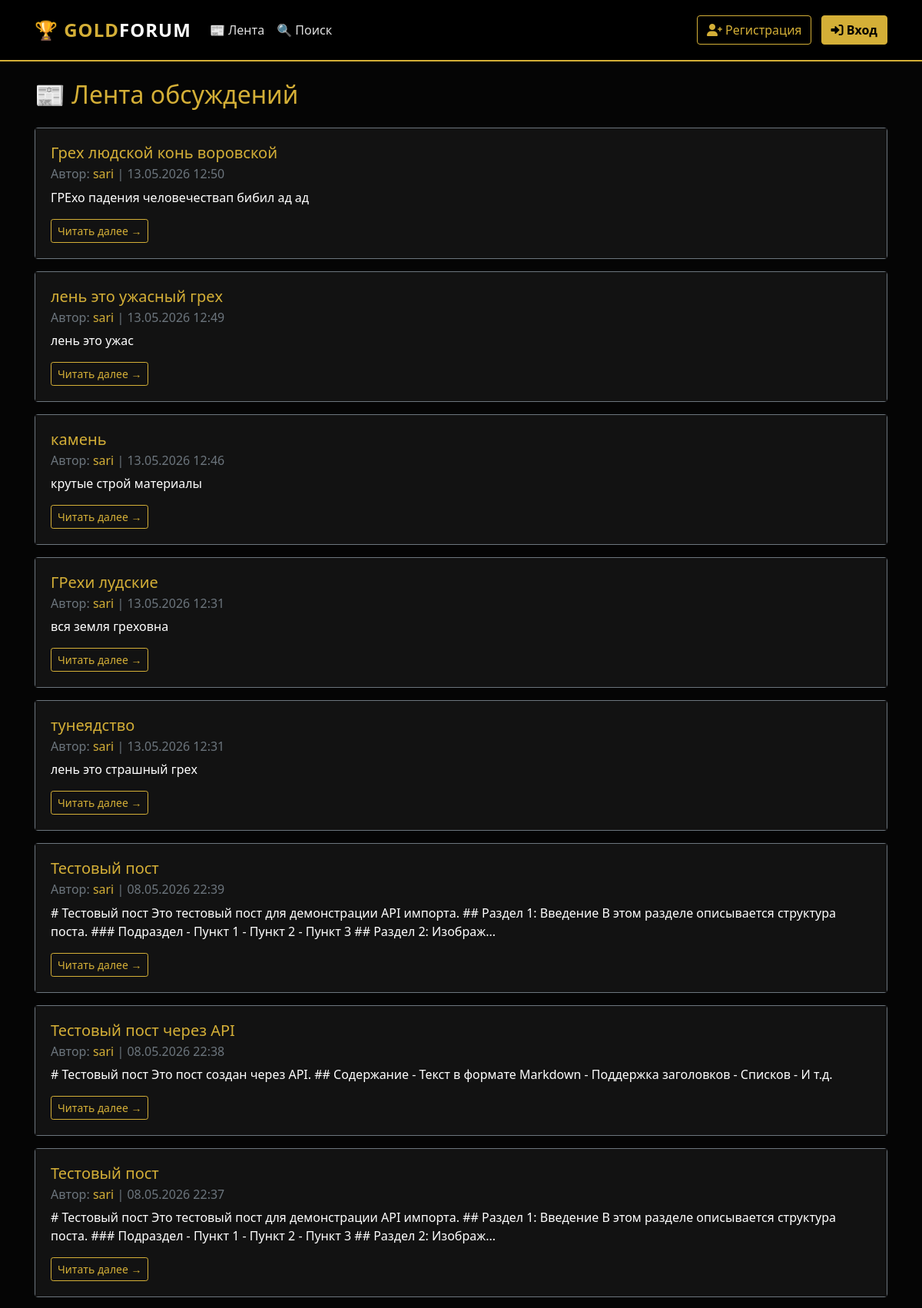
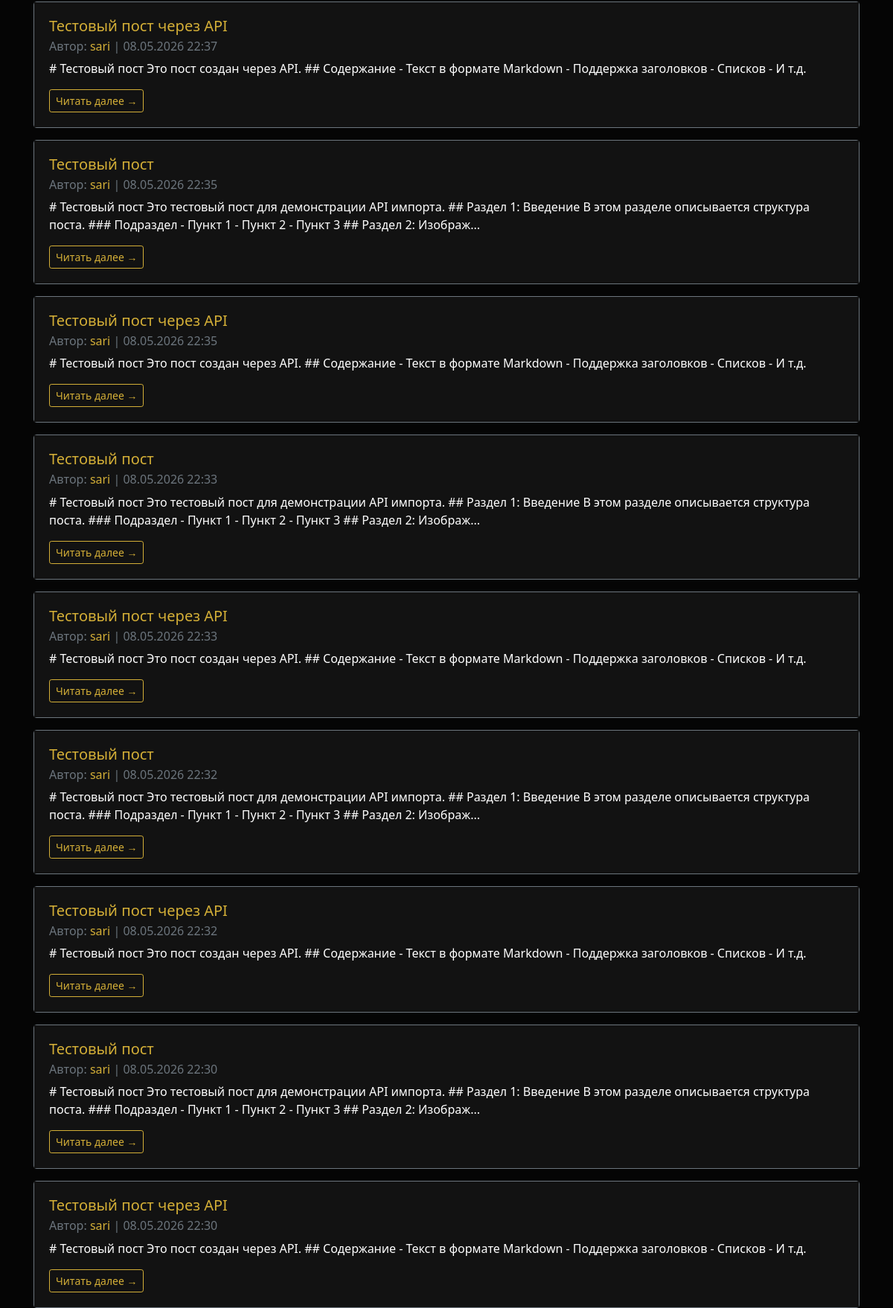
/index (upper part), run on the app's committed database (2 pictures, top to bottom).
### backend/database/models/posts_model.py (models this page shows, shortened)
class PostModel(SqlAlchemyBase, SerializerMixin):
    __tablename__ = 'posts'
    id = sqlalchemy.Column(sqlalchemy.Integer, primary_key=True, autoincrement=True)
    author = sqlalchemy.Column(sqlalchemy.String, nullable=False, index=True)
    title = sqlalchemy.Column(sqlalchemy.String, nullable=True)
    content = sqlalchemy.Column(sqlalchemy.Text, nullable=False)
    content_html = sqlalchemy.Column(sqlalchemy.Text, nullable=True)
    created_at = sqlalchemy.Column(sqlalchemy.DateTime, default=datetime.datetime.now, index=True)
    updated_at = sqlalchemy.Column(sqlalchemy.DateTime, onupdate=datetime.datetime.now)
    path = sqlalchemy.Column(sqlalchemy.Text, nullable=True)
    attached_images = sqlalchemy.Column(sqlalchemy.Text, nullable=True)
    attached_files = sqlalchemy.Column(sqlalchemy.Text, nullable=True)
    likes_count = sqlalchemy.Column(sqlalchemy.Integer, default=0, nullable=False)
    user_id = sqlalchemy.Column(sqlalchemy.Integer, sqlalchemy.ForeignKey("users.id"), nullable=True, index=True)
    user = orm.relationship('UserModel')
    comments = orm.relationship('CommentModel', back_populates='post', cascade='all, delete-orphan')

### app.py (the view)
@app.route('/')
@app.route('/index')
def index():
    db_sess = db_session.create_session()
    try:
        posts = db_sess.query(PostModel).order_by(PostModel.created_at.desc()).limit(50).all()
        interactions = {}
        if current_user.is_authenticated:
            user_interactions = db_sess.query(UserPostInteraction).filter_by(
                user_id=current_user.id
            ).all()
            interactions = {i.post_id: i for i in user_interactions}
        return render_template("index.html", posts=posts, interactions=interactions)
    finally:
        db_sess.close()

### backend/database/db_session.py (called while the page is built)
def create_session() -> Session:
    global __factory
    return __factory()

### templates/index.html (shortened to what this page needs)
{% extends "base.html" %}
{% block content %}
<div class="d-flex justify-content-between align-items-center mb-4">
    <h2 class="text-gold mb-0">📰 Лента обсуждений</h2>
</div>
{% if not current_user.is_authenticated %}
    {% if posts %}
        {% for item in posts %}
        <div class="card mb-3 border-secondary feed-post-card" id="post-card-{{ item.id }}">
            <div class="card-body">
                <h5 class="card-title text-gold">
                    <a href="/post/{{ item.id }}" class="text-decoration-none">
                        {{ item.title or 'Без заголовка' }}
                    </a>
                </h5>
                <h6 class="card-subtitle mb-2 text-muted">
                    Автор: <a href="/profile/{{ item.user_id }}" class="text-gold">
                        {{ item.author }}
                    </a> |
                    {{ item.created_at.strftime('%d.%m.%Y %H:%M') if item.created_at else 'Неизвестно' }}
                </h6>
                <p class="card-text text-white">
                    {{ item.content[:200] }}{% if item.content|length > 200 %}...{% endif %}
                </p>
                <a href="/post/{{ item.id }}" class="btn btn-sm btn-outline-warning">
                    Читать далее →
                </a>
            </div>
        </div>
        {% endfor %}
    {% else %}
        <div class="alert alert-info text-center">
            <p class="mb-0">📭 Постов пока нет. Будьте первым!</p>
        </div>
    {% endif %}
{% endif %}
{% endblock %}

### static/css/style.css (style rules this page uses)
:root { --bg-black: #050505; --bg-card: #121212; --bg-dark: #1a1a1a; --gold-primary: #D4AF37; --gold-hover: #B59024; --gold-light: #F4CF57; --text-main: #E0E0E0; --text-muted: #A0A0A0; }
body { background-color: var(--bg-black); color: var(--text-main); font-family: 'Segoe UI', Tahoma, Geneva, Verdana, sans-serif; min-height: 100vh; display: flex; flex-direction: column; }
a { color: var(--gold-primary); text-decoration: none; transition: color 0.3s ease; }
.text-gold { color: var(--gold-primary) !important; }
.btn-outline-warning { color: var(--gold-primary); border-color: var(--gold-primary); }
.card { background-color: var(--bg-card); border: 1px solid #333; transition: border-color 0.3s ease; }
.card-body { background-color: var(--bg-card); }

### data on the page
PostModel: title "Грех людской конь воровской", author "sari", created_at "13.05.2026 12:50", content "ГРЕхо падения человечествап бибил ад ад"
PostModel: title "лень это ужасный грех", author "sari", created_at "13.05.2026 12:49", content "лень это ужас"
PostModel: title "камень", author "sari", created_at "13.05.2026 12:46", content "крутые строй материалы"
PostModel: title "ГРехи лудские", author "sari", created_at "13.05.2026 12:31", content "вся земля греховна"
PostModel: title "тунеядство", author "sari", created_at "13.05.2026 12:31", content "лень это страшный грех"
PostModel: title "Тестовый пост", author "sari", created_at "08.05.2026 22:39", content "# Тестовый пост Это тестовый пост для демонстрации API импорта. ## Раздел 1: Введение В этом разделе описывается структура поста. ### Подраздел - Пункт 1 - Пункт 2 - Пункт 3 ## Раздел 2: Изображ"
PostModel: title "Тестовый пост через API", author "sari", created_at "08.05.2026 22:38", content "# Тестовый пост Это пост создан через API. ## Содержание - Текст в формате Markdown - Поддержка заголовков - Списков - И т.д."
PostModel: title "Тестовый пост", author "sari", created_at "08.05.2026 22:37", content "# Тестовый пост Это тестовый пост для демонстрации API импорта. ## Раздел 1: Введение В этом разделе описывается структура поста. ### Подраздел - Пункт 1 - Пункт 2 - Пункт 3 ## Раздел 2: Изображ"
PostModel: title "Тестовый пост через API", author "sari", created_at "08.05.2026 22:37", content "# Тестовый пост Это пост создан через API. ## Содержание - Текст в формате Markdown - Поддержка заголовков - Списков - И т.д."
PostModel: title "Тестовый пост", author "sari", created_at "08.05.2026 22:35", content "# Тестовый пост Это тестовый пост для демонстрации API импорта. ## Раздел 1: Введение В этом разделе описывается структура поста. ### Подраздел - Пункт 1 - Пункт 2 - Пункт 3 ## Раздел 2: Изображ"
PostModel: title "Тестовый пост через API", author "sari", created_at "08.05.2026 22:35", content "# Тестовый пост Это пост создан через API. ## Содержание - Текст в формате Markdown - Поддержка заголовков - Списков - И т.д."
PostModel: title "Тестовый пост", author "sari", created_at "08.05.2026 22:33", content "# Тестовый пост Это тестовый пост для демонстрации API импорта. ## Раздел 1: Введение В этом разделе описывается структура поста. ### Подраздел - Пункт 1 - Пункт 2 - Пункт 3 ## Раздел 2: Изображ"
PostModel: title "Тестовый пост через API", author "sari", created_at "08.05.2026 22:33", content "# Тестовый пост Это пост создан через API. ## Содержание - Текст в формате Markdown - Поддержка заголовков - Списков - И т.д."
PostModel: title "Тестовый пост", author "sari", created_at "08.05.2026 22:32", content "# Тестовый пост Это тестовый пост для демонстрации API импорта. ## Раздел 1: Введение В этом разделе описывается структура поста. ### Подраздел - Пункт 1 - Пункт 2 - Пункт 3 ## Раздел 2: Изображ"
PostModel: title "Тестовый пост через API", author "sari", created_at "08.05.2026 22:32", content "# Тестовый пост Это пост создан через API. ## Содержание - Текст в формате Markdown - Поддержка заголовков - Списков - И т.д."
PostModel: title "Тестовый пост", author "sari", created_at "08.05.2026 22:30", content "# Тестовый пост Это тестовый пост для демонстрации API импорта. ## Раздел 1: Введение В этом разделе описывается структура поста. ### Подраздел - Пункт 1 - Пункт 2 - Пункт 3 ## Раздел 2: Изображ"
PostModel: title "Тестовый пост через API", author "sari", created_at "08.05.2026 22:30", content "# Тестовый пост Это пост создан через API. ## Содержание - Текст в формате Markdown - Поддержка заголовков - Списков - И т.д."
